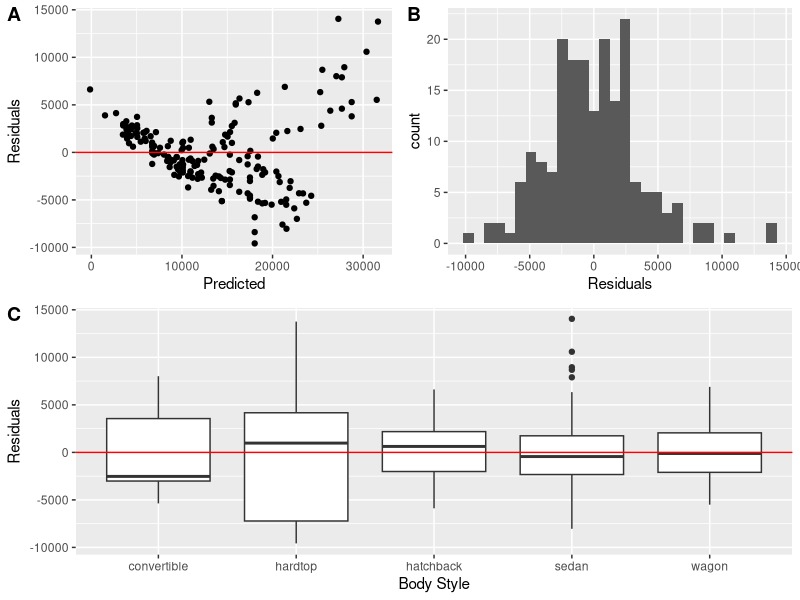

R code for this plot:
## ---- chunk 1
knitr::opts_chunk$set(warning=FALSE,
                   message=FALSE)
## ---- chunk 2
library(tidyverse)
library(broom)
library(rms)
library(knitr)
library(cowplot)
## ---- chunk 3
auto <- read_csv("data/auto.csv") %>%
  mutate(horsepowerCent = horsepower - mean(horsepower), 
         lengthCent = length - mean(length), 
         highwayCent = highway_mpg - mean(highway_mpg))
## ---- chunk 4
anova <- aov(price ~ body_style, data = auto)
kable(tidy(anova),digits = 3)
## ---- chunk 5
m0 <-lm(price ~ horsepowerCent + highwayCent + lengthCent + body_style + fuel_type,
        data = auto)
kable(tidy(m0, conf.int = TRUE), round=3)
## ---- chunk 6
m0_aug = augment(m0)
p1 <- ggplot(data = m0_aug, aes(x = .fitted, y = .resid)) + 
  geom_point() +
  geom_hline(yintercept = 0, color = "red") +
  labs(x = "Predicted", y = "Residuals")

p2 <- ggplot(data = m0_aug, aes(x = .resid)) +
  geom_histogram() +
  labs(x = "Residuals")

p3<- ggplot(data = m0_aug, aes(x = body_style, y = .resid)) + 
  geom_boxplot() +
  geom_hline(yintercept = 0, color = "red") +
  labs(x = "Body Style", y = "Residuals")

top_row <- plot_grid(p1, p2, ncol = 2, labels = c("A", "B"))
plot_grid(top_row, p3, nrow = 2, labels = c("", "C"))
## ---- chunk 7
auto <- auto %>%
  mutate(logprice = log(price))
## ---- chunk 8
m1 <- lm(logprice ~ horsepowerCent + highwayCent + lengthCent + body_style + fuel_type +
           horsepowerCent*body_style,data=auto)
kable(tidy(m1, conf.int = TRUE), digits = 3)
## ---- chunk 9
glance(m1)
## ---- chunk 10
vif(m1)
